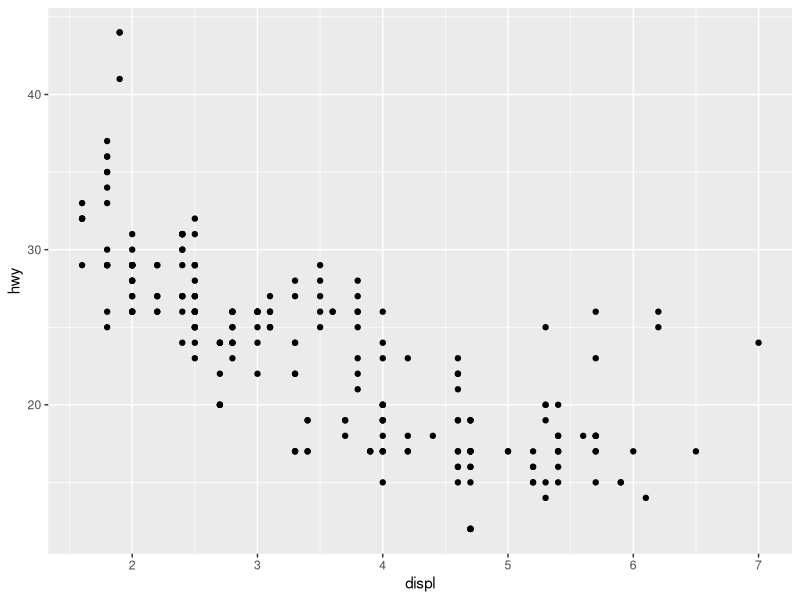
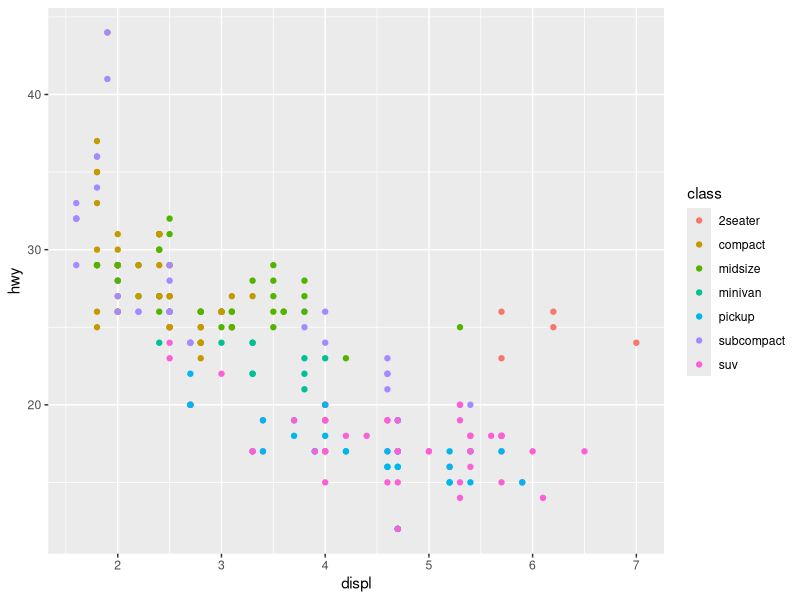
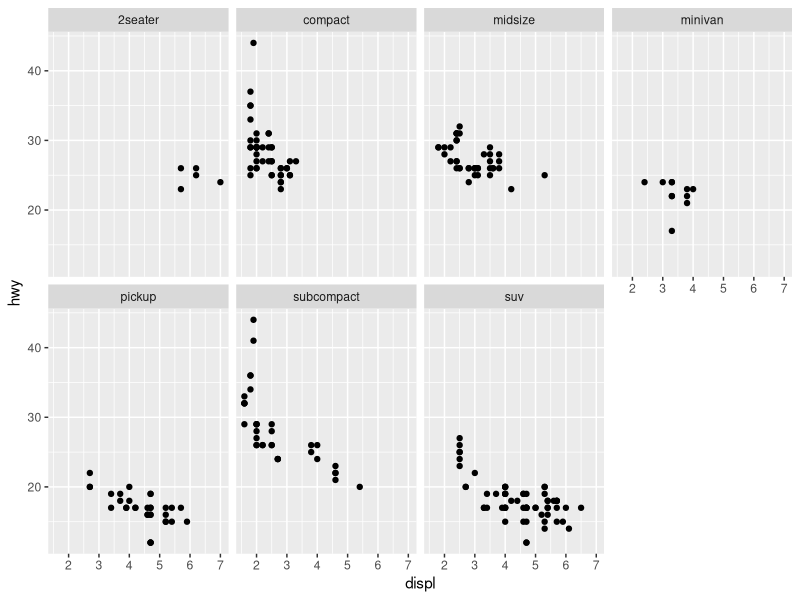
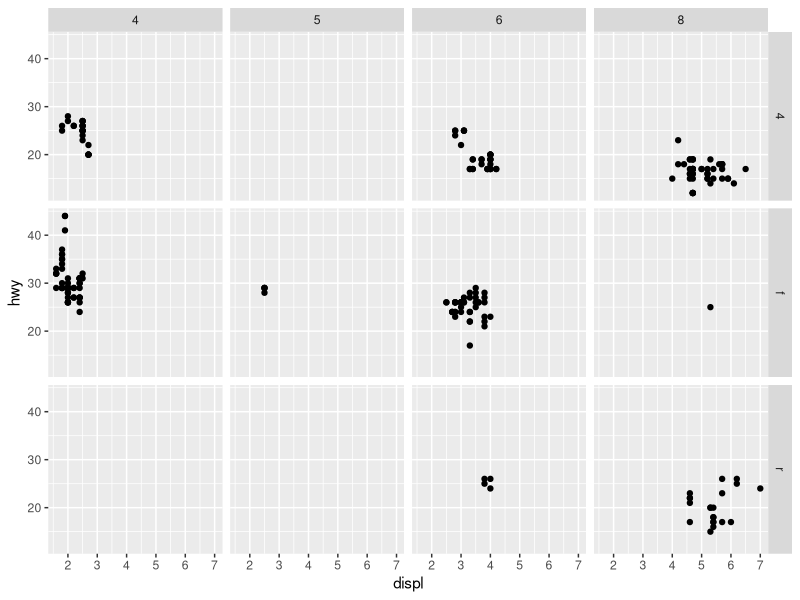
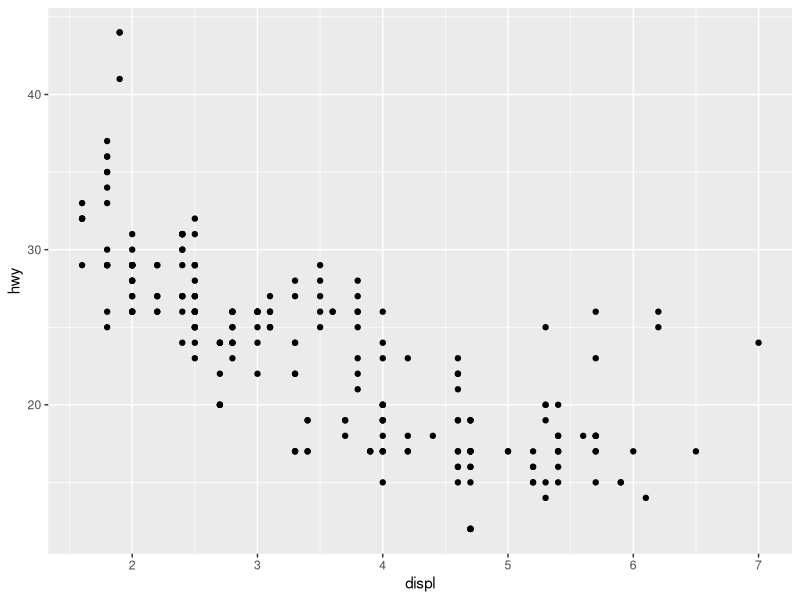
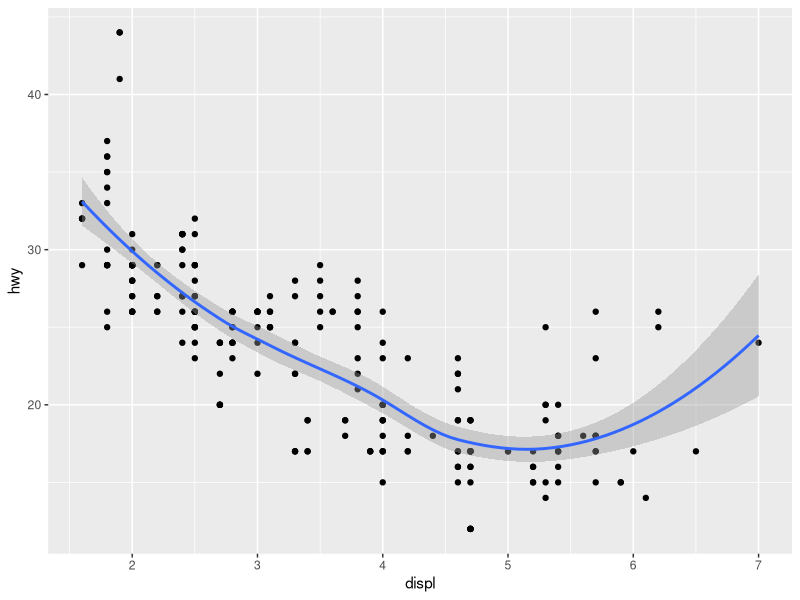
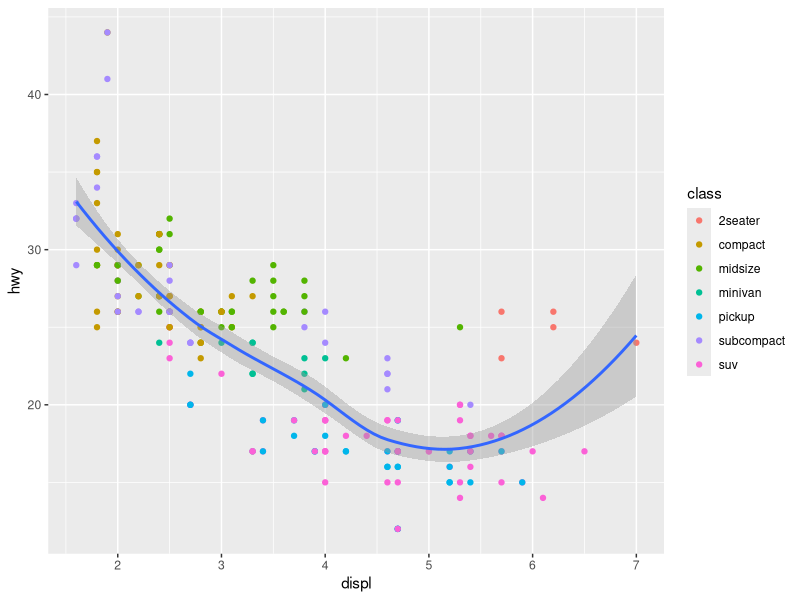
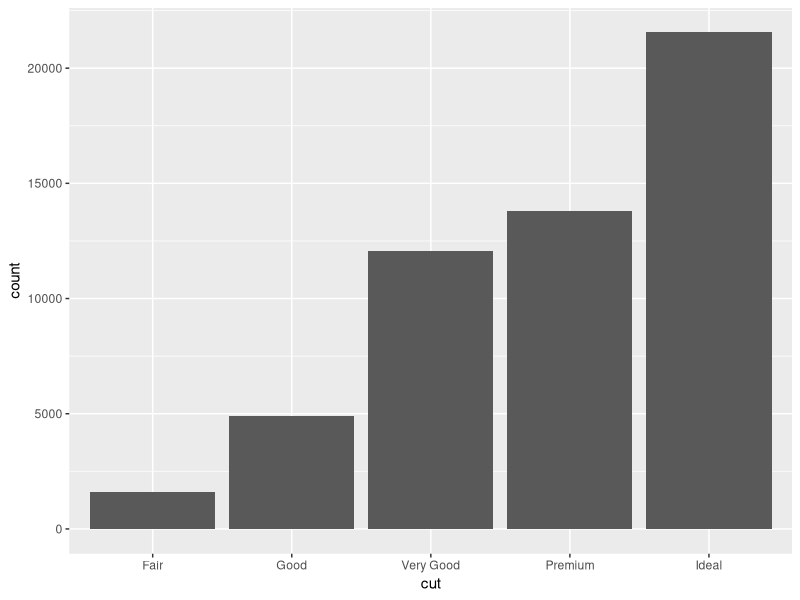

Generate these figures, in order, with R:
## ---- chunk 1
knitr::opts_chunk$set(echo = TRUE)
#LOAD NEEDED LIBRARIES FIRST:
library(tidyverse)
## ---- chunk 2
myString <- 'Hello my name is Matt and this is R'
print(myString)

7 + 7

x = 1
y = 2
z = x + y
## ---- chunk 3
# Logical True or False
v = TRUE
print(class(v))

# Numeric 12.3, 5, 999
v = 23.5
print(class(v))

# Integer	2L, 34L, 0L	
v = 2L
print(class(v))

# Character vectors are strings	'a' , '"good", "TRUE", '23.4'	
v = "this is a string"
print(class(v))

# Raw Value	"Hello" is stored as 48 65 6c 6c 6f	
v = charToRaw("hello")
print(class(v))
v


##################### Multiple Values ###############

# Create a vector with multiple values.
apple = c('red','green',"yellow")
print(apple)
# Get the class of the multiple vector which is "character".
print(class(apple))


# Create a list (contains a vector, float, max function and boolean)
list1 = list(c(2,5,3),21.3,max, TRUE)
# Print the list. (Double brackets is the field of the list)
print(list1)


## A matrix is a two-dimensional rectangular data set. It can be created using a vector input to the matrix function.
# Create a matrix.
M = matrix(c('a','a','b','c','b','a'), nrow = 2, ncol = 3, byrow = TRUE)
print(M)


# Create an array(repeats over and over if values are too short)
a = array(c('green','yellow','purple'),dim = c(3,3,2))
print(a)


# Factors are the r-objects which are created using a vector. It stores the vector along with the distinct values of the elements in the vector as labels. The labels are always character irrespective of whether it is numeric or character or Boolean etc. in the input vector. They are useful in statistical modeling.

# Factors are created using the `factor()` function. The `nlevels` functions gives the count of levels.
# Create a vector.
apple_colors = c('green','green','yellow','red','red','red','green')
# Create a factor object.
factor_apple = factor(apple_colors)
# Print the factor equal 3
print(factor_apple)
print(nlevels(factor_apple))

# Data frames are tabular data objects. Unlike a matrix in data frame each column can contain different modes of data. The first column can be numeric while the second column can be character and third column can be logical. It is a list of vectors of equal length.

# Data Frames are created using the `data.frame()` function.

# Create the data frame.
BMI = 	data.frame(
   gender = factor(c("Male", "Male","Female")), 
   height = c(152, 171.5, 165), 
   weight = c(81,93, 78),
   Age = c(42,38,26)
)
print(BMI)
## ---- chunk 4
install.packages("tidyverse")
library(tidyverse)
## ---- chunk 5

# brings in a sample data set of "miles per gallon" in car manufacturers to tinker with

# dplyr and the pipe (piping the input into another action)
mpg %>% 

# return and filter models that are equal to a4
dplyr::filter(model == 'a4') %>% 

# the previous output from the filter is now the input for arrange
# use the arrange function, sort by this, this and this
dplyr::arrange(displ, cyl) %>% 

# create a new variable at the end "ageOfCar", using existing data while still retaining the old column
dplyr::mutate(ageOfCar = year < 2000, fullWheelDrive = drv == 'f') %>%  # add new preserve old


# if you wanna calculate, transform and completely replace the older data
# transmute give you back the field you asked for!
# dplyr::transmute(full_wheel_drive = drv == 'f')


# select explicitly or pipe all the output into select and say everything minus more columns below
dplyr::select(-drv, -trans, -year, -manufacturer, -model)

mpg %>%  # take the full data set to what it can do
dplyr::count(model, sort = TRUE) #return back 234 records if no condition


## ---- chunk 6
# ggplot(data = <DATA>) + 
#   <GEOM_FUNCTION>(mapping = aes(<MAPPINGS>))

# geom_point is a scatter plot, mapping the aesthetic which represents "aes" to x and y axis of "miles per gallon" car data

# can you the previous pipe but can you a plus symbol to combine

# can use multiple geoms on your chart also

ggplot(data = mpg) + 
  geom_point(mapping = aes(x = displ, y = hwy))

ggplot(data = mpg) + 
  geom_point(mapping = aes(x = displ, y = hwy, color = class))

ggplot(data = mpg) + 
  geom_point(mapping = aes(x = displ, y = hwy)) + 
  facet_wrap(~ class, nrow = 2)

ggplot(data = mpg) + 
  geom_point(mapping = aes(x = displ, y = hwy)) + 
  facet_grid(drv ~ cyl)

ggplot(data = mpg) + 
  geom_point(mapping = aes(x = displ, y = hwy)) 

ggplot(data = mpg) + 
  geom_point(mapping = aes(x = displ, y = hwy)) +
  geom_smooth(mapping = aes(x = displ, y = hwy))

ggplot(data = mpg, mapping = aes(x = displ, y = hwy)) + 
  geom_point(mapping = aes(color = class)) + 
  geom_smooth()

ggplot(data = diamonds) + 
  geom_bar(mapping = aes(x = cut))
## ---- chunk 7


smaller <- diamonds %>% 
  filter(carat < 3)
  
ggplot(data = smaller, mapping = aes(x = carat)) +
  geom_histogram(binwidth = 0.3)

ggplot(data = mpg) +
  geom_boxplot(mapping = aes(x = reorder(class, hwy, FUN = median), y = hwy))

diamonds %>% 
  count(color, cut, sort = T) %>%  
  ggplot(mapping = aes(x = color, y = cut)) +
    geom_tile(mapping = aes(fill = n))

